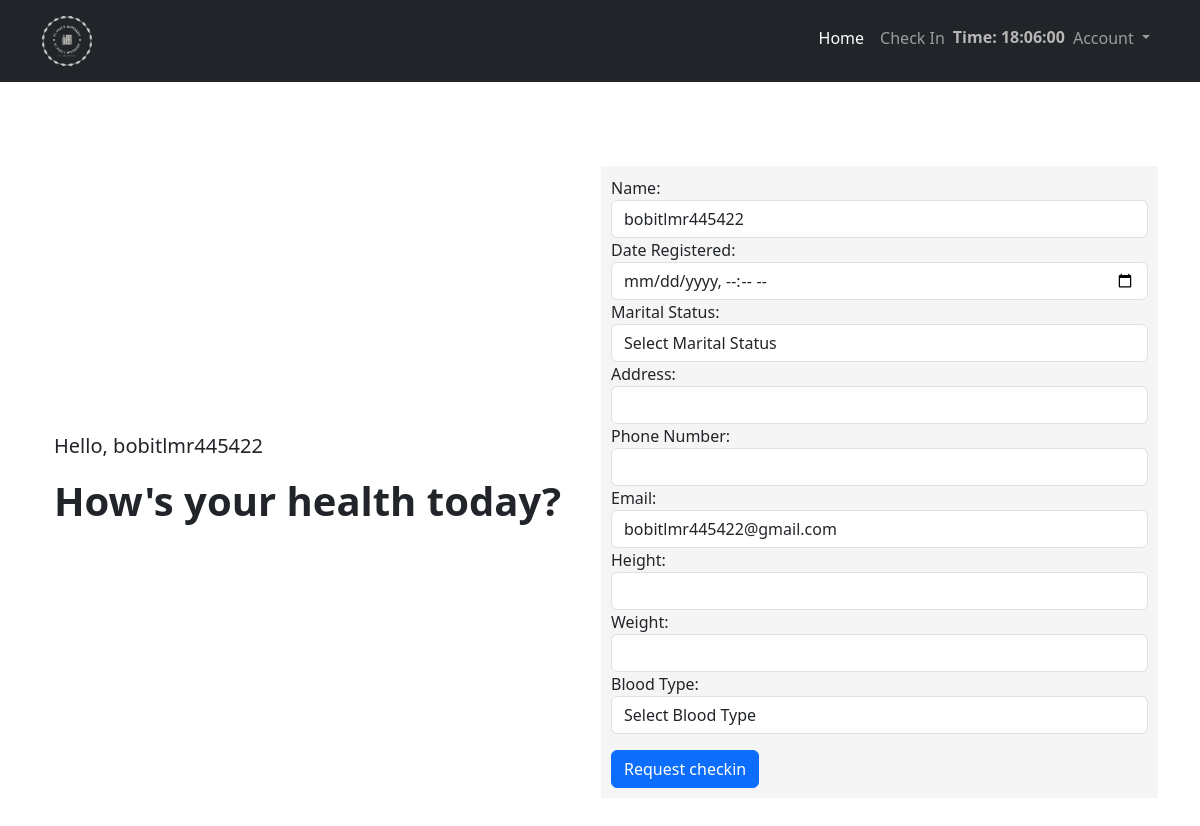
Screenshot of /checkin (signed in) with the database file from the repository.
### app.py (models this page shows, shortened)
class User(db.Model, UserMixin):
    id = db.Column(db.Integer, primary_key=True)
    school_id = db.Column(db.String(20),unique=True, nullable=False)
    email = db.Column(db.String(120),unique=True, nullable=False)
    user_profile = db.Column(db.String(20), nullable=False,default='default.png')
    password = db.Column(db.String(30),nullable=False)
    patient = db.relationship('Std_registration', backref='patient',lazy=True)
    role = db.Column(db.String(10))

### app.py (the view, shortened to what this page needs)
@app.route('/checkin',methods=['POST','GET'])
@login_required
def checkin():
    if current_user.role == 'patient':
        return render_template('index.html',user=current_user, ms=ms)

### app.py (called while the page is built)
@login_manager.user_loader
def load_user(id):
    user = User.query.get(int(id))
    return user

### templates/index.html (shortened to what this page needs)
{% extends 'layout.html' %}
{% block body %}
 <div class="container container-form">
<div class="container">
    <p class="greet">Hello, {{current_user.school_id}}</p>
    <h1 class="greet-2">How's your health today?</h1>
  </div>
    <form action="" method="POST" class="centered">
      <div class="form-group">
        <label for="name">Name:</label>
        <input type="text" class="form-control" id="name" name="name" required {% if current_user.role == 'patient' %} value="{{ current_user.school_id }}" readonly {% endif %}>
      </div>
      <div class="form-group">
        <label for="date_registered">Date Registered:</label>
        <input type="datetime-local" class="form-control" id="date_registered" name="date_registered" required">
      </div>
      <div class="form-group">
        <label for="marital_status">Marital Status:</label>
        <select class="form-control" id="marital_status" name="marital_status" required>
          <option value="" disabled selected>Select Marital Status</option>
        </select>
      </div>
      <div class="form-group">
        <label for="address">Address:</label>
        <input type="text" class="form-control" id="address" name="address" required>
      </div>
      <div class="form-group">
        <label for="phonenumber">Phone Number:</label>
        <input type="text" class="form-control" id="phonenumber" name="phonenumber"  required>
      </div>
      <div class="form-group">
        <label for="email">Email:</label>
        <input type="email" class="form-control" id="email" name="email"  required {% if current_user.role == 'patient' %} value="{{ current_user.email }}" readonly {% endif %}>
      </div>
      <div class="form-group">
        <label for="height">Height:</label>
        <input type="number" class="form-control" id="height" name="height" min="0">
      </div>
      <div class="form-group">
        <label for="weight">Weight:</label>
        <input type="number" class="form-control" id="weight" name="weight" min="0">
      </div>
      <div class="form-group">
        <label for="blood_type">Blood Type:</label>
        <select class="form-control" id="blood_type" name="blood_type">
          <option value="">Select Blood Type</option>
        </select>
      </div>
      <button type="submit" class="btn btn-primary mt-3">Request checkin</button>
    </form>
  </div>
  {% endblock body %}

### templates/layout.html (style rules this page uses)
.container-form { display: flex; justify-content: center; align-items: center; height: 100vh; }
.centered { max-width: 700px; width: 100%; padding: 10px; background-color: #f5f5f5; }
.greet { font-size: 20px; }
.greet-2 { font-size: 40px; font-weight: 700; }

### rows the page displays
User: school_id "bobitlmr445422", name "bobitlmr445422", email "bobitlmr445422@gmail.com"
